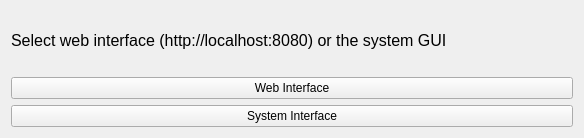
<?xml version="1.0" encoding="UTF-8"?>
<ui version="4.0">
 <class>ui_selector</class>
 <widget class="QWidget" name="ui_selector">
  <property name="geometry">
   <rect>
    <x>0</x>
    <y>0</y>
    <width>584</width>
    <height>138</height>
   </rect>
  </property>
  <property name="windowTitle">
   <string>Form</string>
  </property>
  <layout class="QVBoxLayout" name="verticalLayout">
   <item>
    <widget class="QLabel" name="ui_selector_label">
     <property name="text">
      <string>&lt;html&gt;&lt;head/&gt;&lt;body&gt;&lt;p&gt;&lt;span style=&quot; font-size:12pt;&quot;&gt;Select web interface (http://localhost:8080) or the system GUI&lt;/span&gt;&lt;/p&gt;&lt;/body&gt;&lt;/html&gt;</string>
     </property>
    </widget>
   </item>
   <item>
    <widget class="QPushButton" name="select_web_ui">
     <property name="text">
      <string>Web Interface</string>
     </property>
    </widget>
   </item>
   <item>
    <widget class="QPushButton" name="select_sys_ui">
     <property name="text">
      <string>System Interface</string>
     </property>
    </widget>
   </item>
  </layout>
 </widget>
 <resources/>
 <connections/>
</ui>
